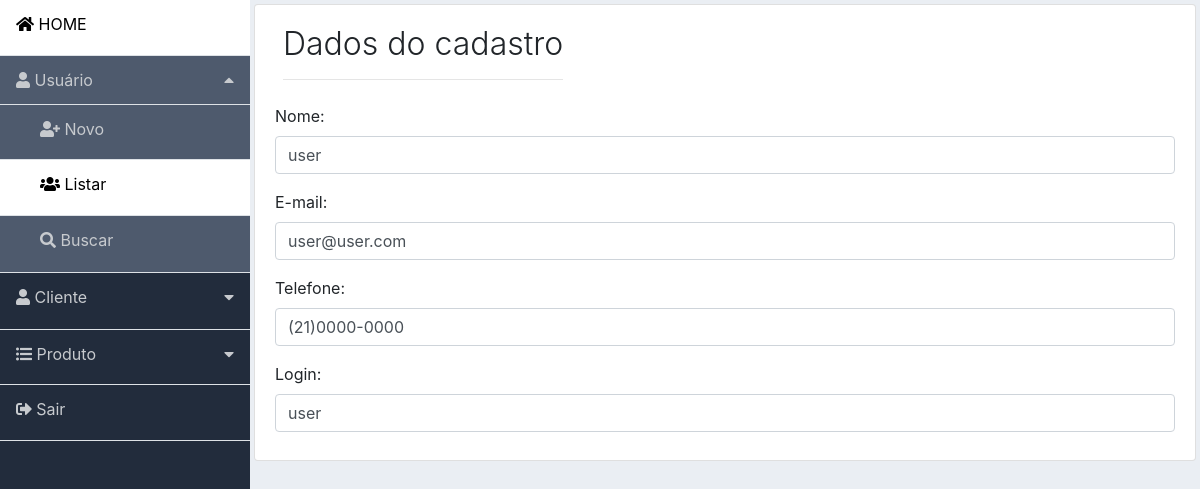
/usuario_visualizar.php?id=2 (signed in), run on the app's committed database.
### tables this page shows
CREATE TABLE `acesso_restrito` (
  `id_restrito` int(11) NOT NULL,
  `nome` varchar(255) NOT NULL,
  `email` varchar(255) NOT NULL,
  `telefone` varchar(255) NOT NULL,
  `celular` varchar(255) NOT NULL,
  `login` varchar(255) NOT NULL,
  `senha` varchar(255) NOT NULL,
  `tipo` int(2) NOT NULL
);

### usuario_visualizar.php (the view, shortened to what this page needs)
<?php
require('includes/header.php');
include('conexao/conexao.php');
if (isset($_GET['id'])) :
    $id = mysqli_escape_string($conexao, $_GET['id']);
    $sql = "SELECT * FROM acesso_restrito WHERE id_restrito = '$id'";
    $resultado = mysqli_query($conexao, $sql);
    $dados = mysqli_fetch_array($resultado);
endif;
?>
<div class="content p-1">
    <div class="list-group-item">
        <div class="d-flex">
            <div class="mr-auto p-2">
                <h2 class="display-4 titulo">Dados do cadastro</h2>
                <hr>
            </div>
        </div>
        <div class="form-group">
            <label for="nome">Nome:</label>
            <input type="text" class="form-control" id="nome" placeholder="Nome" name="nome" value="<?php echo $dados['nome'];?>">
        </div>
        <div class="form-group">
            <label for="email">E-mail:</label>
            <input type="email" class="form-control" id="email" placeholder="E-mail" name="email" value="<?php echo $dados['email'];?>">
        </div>
        <div class="form-group">
            <label for="celular">Telefone:</label>
            <input type="text" class="form-control" id="telefone" placeholder="Celular " name="telefone" value="<?php echo $dados['telefone'];?>">
        </div>
        <div class="form-group">
            <label for="nome">Login:</label>
            <input type="text" class="form-control" id="login" placeholder="login" name="login" value="<?php echo $dados['login'];?>">
        </div>
    </div>
</div>
<?php
require('includes/footer.php');
?>

### css/dashboard.css (style rules this page uses)
body { background-color: #eaeef3; }
.content { width: 100%; }
.titulo { font-size: 2.0rem !important; }

### data on the page
acesso_restrito: nome "user", email "user@user.com", telefone "(21)0000-0000", login "user"
